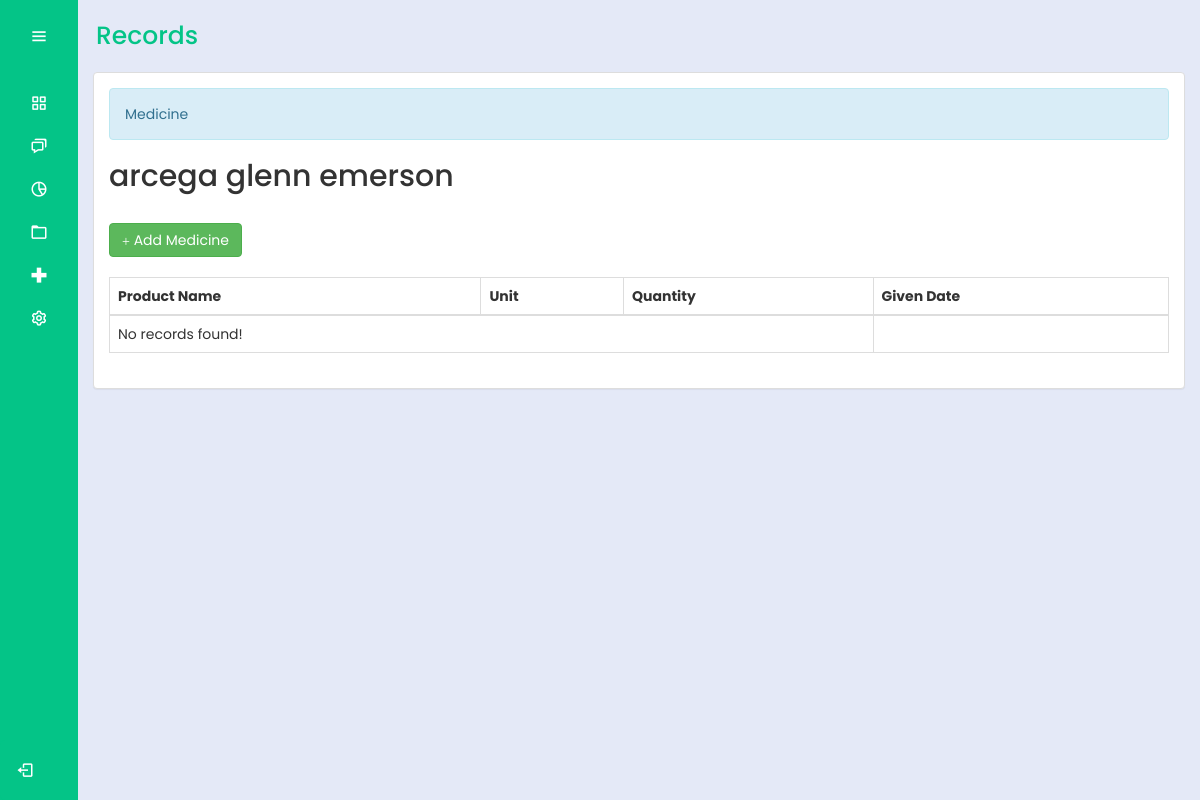
The app's page /bhw/resident_med.php?residentId=269 (signed in), older data.
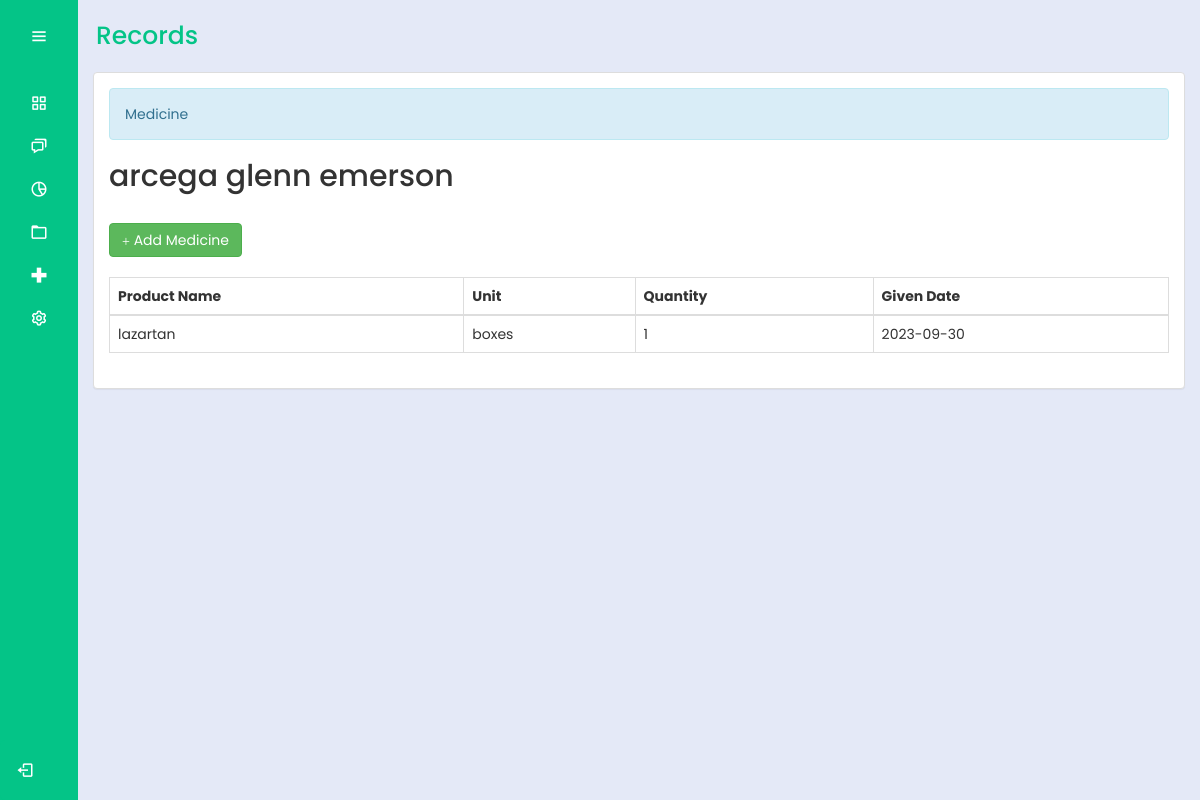
The same page, newer data.
### tables this page shows
CREATE TABLE `residentrecords` (
  `residentId` int(30) NOT NULL,
  `productId` int(30) NOT NULL,
  `residentName` varchar(100) NOT NULL,
  `dateBirth` date NOT NULL,
  `age` int(10) NOT NULL,
  `sex` varchar(10) NOT NULL,
  `address` varchar(100) NOT NULL,
  `contactNumber` varchar(11) NOT NULL
);

CREATE TABLE `request_medicine` (
  `req_med_Id` int(11) NOT NULL,
  `residentId` varchar(100) NOT NULL,
  `residentName` varchar(200) NOT NULL,
  `productId` varchar(100) NOT NULL,
  `productName` varchar(200) NOT NULL,
  `unit` varchar(100) NOT NULL,
  `quantity_req` int(100) NOT NULL,
  `givenDate` date NOT NULL
);

### bhw/resident_med.php (the view, shortened to what this page needs)
<?php
@include "../connection/connect.php";
if(isset($_SESSION['user_data'])){
?>
<!DOCTYPE html>
<html lang="en">
<head>
  <link rel="stylesheet" href="../cssmainmenu/style.css">
  <link href='https://unpkg.com/boxicons@2.1.4/css/boxicons.min.css' rel='stylesheet'>
  <link rel = "stylesheet" type = "text/css" href = "../css/bootstrap.css " />
  <link rel = "stylesheet" type = "text/css" href = "../css/style.css" />
</head>
<body>
  <div class="sidebar">
    <div class="logo_details">
      <i class="bx bx-menu" id="btn"></i>
    </div>
    <ul class="nav-list">
      <li>
        <a href="homemedd.php">
          <i class="bx bx-grid-alt"></i>
        </a>
      </li>
      <li>
        <a href="#">
          <i class="bx bx-chat"></i>
        </a>
      </li>
      <li>
        <a href="#">
          <i class="bx bx-pie-chart-alt-2"></i>
        </a>
      </li>
      <li>
        <a href="userRecMed.php">
          <i class="bx bx-folder"></i>
        </a>
      </li>
      <li>
        <a href="medicinee.php">
          <i class="bx bx-plus-medical"></i>
        </a>
      </li>
      <li>
        <a href="#">
          <i class="bx bx-cog"></i>
        </a>
      </li>
      <li class="profile">
  <div class="profile_details">
    <div class="profile_content">
    <div class="name"><?php echo $_SESSION['user_data']['name']; ?></div>
    </div>
  </div>
  <a href="../logout.php" id="log_out">
    <i class="bx bx-log-out"></i>
  </a>
  </li>
    </ul>
  </div>
  <section class="home-section">
    <div class="text">Records</div>
				<div class="container-fluid">
		<div class="panel panel-default">
			<div class="panel-body">
				<div class="alert alert-info">Medicine</div>
        <div>
        <?php
      if (isset($_GET['residentId'])) {
        $desiredResidentId = $_GET['residentId'];
        $query = $conn->query("SELECT * FROM residentrecords WHERE residentId = '$desiredResidentId'");
        while ($fetch = $query->fetch_assoc()) {
          echo '<h2>' . $fetch['residentName'] . '</h2>';
      }
    } else {
        echo '<tr><td colspan="3">Resident ID not provided in the URL.</td></tr>';
    }
    ?>
  </div>
  <br />
        <?php
if (isset($_GET['residentId'])) {
    $residentId = $_GET['residentId'];
    echo '<a class="btn btn-success" href="add_med_res.php?residentId=' . $residentId . '"><i class="glyphicon glyphicon-plus"></i> Add Medicine</a>';
} else {
    echo '<p>Resident ID not provided.</p>';
}
?>
				<br />
				<br />
				<table id="table" class="table table-bordered">
					<thead>
						<tr>
							<th>Product Name</th>
              <th>Unit</th>
							<th>Quantity</th>
							<th>Given Date</th>
						</tr>
					</thead>
<tbody>
    <?php
    if (isset($_GET['residentId'])) {
        $desiredResidentId = $_GET['residentId'];
        $query = $conn->query("SELECT * FROM request_medicine WHERE residentId = '$desiredResidentId'");
        if ($query->num_rows > 0) {
            while ($fetch = $query->fetch_assoc()) {
                echo '<tr>';
                echo '<td>' . $fetch['productName'] . '</td>';
                echo '<td>' . $fetch['unit'] . '</td>';
                echo '<td>' . $fetch['quantity_req'] . '</td>';
                echo '<td>' . $fetch['givenDate'] . '</td>';
                echo '</tr>';
            }
        } else {
            echo '<tr><td colspan="3">No records found! </td></tr>';
        }
    } else {
        echo '<tr><td colspan="3">Resident ID not provided in the URL.</td></tr>';
    }
    ?>
</tbody>
				</table>
			</div>
		</div>
	</div>
  </section>
</body>
</html>
<?php
}
else{
	header("Location:.././index.php?error=UnAuthorized Access");
}

Row changes from the older to the newer data that the page shows:
added request_medicine: productName "lazartan", unit "boxes", quantity_req "1", givenDate "2023-09-30"
Text that changed along with them:
text no longer shown: "No records found!"
